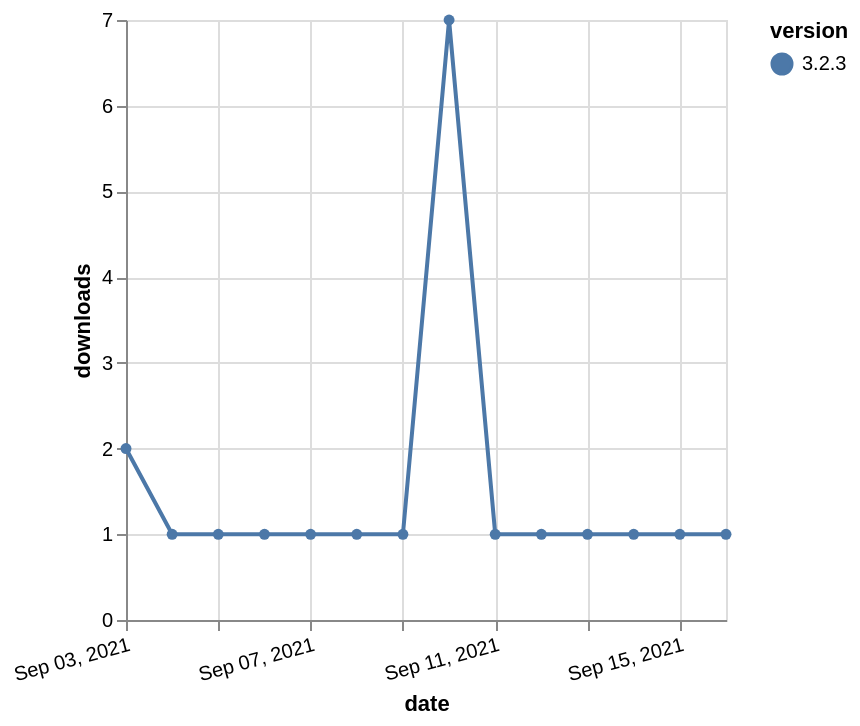

Vega-Lite specification for this chart:
### Vega-Lite specification from a JSON file in a GitHub repository (floating-point values rounded to 4 significant figures)
{"$schema": "https://vega.github.io/schema/vega-lite/v5.json", "description": "A simple bar chart with embedded data.", "data": {"values": [{"date": "2021-09-03", "total": 477, "delta": 2, "version": "3.2.3"}, {"date": "2021-09-04", "total": 478, "delta": 1, "version": "3.2.3"}, {"date": "2021-09-05", "total": 479, "delta": 1, "version": "3.2.3"}, {"date": "2021-09-06", "total": 480, "delta": 1, "version": "3.2.3"}, {"date": "2021-09-07", "total": 481, "delta": 1, "version": "3.2.3"}, {"date": "2021-09-08", "total": 482, "delta": 1, "version": "3.2.3"}, {"date": "2021-09-09", "total": 483, "delta": 1, "version": "3.2.3"}, {"date": "2021-09-10", "total": 490, "delta": 7, "version": "3.2.3"}, {"date": "2021-09-11", "total": 491, "delta": 1, "version": "3.2.3"}, {"date": "2021-09-12", "total": 492, "delta": 1, "version": "3.2.3"}, {"date": "2021-09-13", "total": 493, "delta": 1, "version": "3.2.3"}, {"date": "2021-09-14", "total": 494, "delta": 1, "version": "3.2.3"}, {"date": "2021-09-15", "total": 495, "delta": 1, "version": "3.2.3"}, {"date": "2021-09-16", "total": 496, "delta": 1, "version": "3.2.3"}]}, "width": "container", "mark": {"type": "line", "point": {"filled": true}}, "encoding": {"x": {"field": "date", "type": "temporal", "timeUnit": "yearmonthdate", "title": "date", "axis": {"labelAngle": -15}}, "y": {"field": "delta", "type": "quantitative", "title": "downloads"}, "color": {"field": "version", "type": "nominal"}, "tooltip": {"field": "delta"}}}
